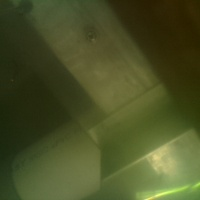
#> input picture 0test.jpg, 200 x 200 px
$ python oil_detection.py 0test.jpg   (Python 2 division)
#> lines starting #> are read from the running program, lines starting #| are printed output that depends on the picture; after the words box and inside, x2 and y2 are one past the last pixel; in counts of white or black regions, pixels touching at a corner belong together
import cv2
import sys
import numpy as np

def blackPercentage():
	count1=0
	count2=0
	for x in xrange(0, rows):
	    for y in xrange(0, cols):
	        if mask[x][y] == 255:
	        	count1+=1
	       	else:
	       		count2+=1

	print count2*100/(count1+count2)

	count1=0
	count2=0
	for x in xrange(0, rows):
	    for y in xrange(0, cols):
	        if mask2[x][y] == 255:
	        	count1+=1
	       	else:
	       		count2+=1

	return count2*100/(count1+count2)

def detectBoundaries():
	for x in xrange(0, cols):
		flag = -1
		for y in xrange(0, rows):
			if(mask_brick[y][x] == 255):
				# print y
				flag = y
				break
		if flag != -1:
			# print flag
			for z in xrange(0, flag-1):
				mask_brick[z][x] = 127
				mask[z][x] = 127

img = cv2.imread(sys.argv[1], 1) # load image, 1 means load in RGB format
#> img is the input picture: shape (200, 200, 3); mean B, G, R 38.3, 80, 73.7

hsv = cv2.cvtColor(img, cv2.COLOR_BGR2HSV) # convert to hsv
#> hsv: shape (200, 200, 3); mean H, S, V 34.4, 145.3, 81.1

lower_range = np.array([0, 0, 150], dtype=np.uint8) #lower bound of color to detect
upper_range = np.array([255, 70, 255], dtype=np.uint8) #upper bound of color to detect

lower_range_brick_color = np.array([0, 100, 100], dtype=np.uint8) #lower bound of brick color to detect
upper_range_brick_color = np.array([32, 255, 255], dtype=np.uint8) #upper bound of brick color to detect

#create a mask for the image
mask = cv2.inRange(hsv, lower_range, upper_range)
#> mask: shape (200, 200); every value is 0
mask2 = cv2.inRange(hsv, lower_range, upper_range)
mask_brick = cv2.inRange(hsv, lower_range_brick_color, upper_range_brick_color)
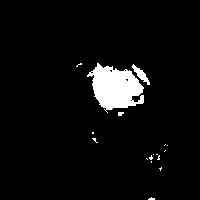
#> mask_brick: shape (200, 200); 4.9% white; 17 white regions (14 under 20 px), largest, box (x1, y1, x2, y2) and area: (87, 63, 144, 113) 1737, (132, 64, 150, 85) 129, (118, 112, 124, 116) 20
kernel = np.ones((3,3),np.uint8)
# [11 lines of commented-out code are left out]

rows = mask.shape[0]
#> rows = 200
cols = mask.shape[1]
#> cols = 200
print rows
#| 200
print cols
#| 200

detectBoundaries()
#> after the loop in detectBoundaries, `for x in xrange(0, cols):`:
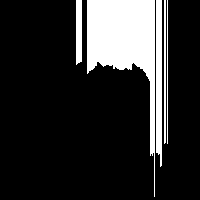
#> mask: shape (200, 200); values 0 (black) and 127 (white), 17.2% white; 5 white regions, box (x1, y1, x2, y2) and area: (87, 0, 155, 197) 5126, (156, 0, 162, 167) 948, (76, 0, 82, 65) 379, (164, 0, 166, 144) 287, (167, 0, 168, 144) 144
#> after the loop in detectBoundaries, `for x in xrange(0, cols):`:
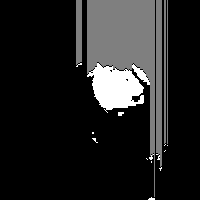
#> mask_brick: shape (200, 200); 17.21% of pixels changed, all inside (x1, y1, x2, y2) = (76, 0, 168, 197)

blackPercentage()
#| 100

cv2.namedWindow('oil', cv2.WINDOW_NORMAL)
cv2.resizeWindow('oil', 600, 600)
cv2.imshow('oil', mask)

cv2.namedWindow('oil_2', cv2.WINDOW_NORMAL)
cv2.resizeWindow('oil_2', 600, 600)
cv2.imshow('oil_2', mask2)

cv2.namedWindow('brick', cv2.WINDOW_NORMAL)
# cv2.resizeWindow('brick', 600, 600)
cv2.imshow('brick', mask_brick)

cv2.namedWindow('bgr', cv2.WINDOW_NORMAL)
# cv2.resizeWindow('bgr', 600, 600)
cv2.imshow('bgr', img)

cv2.waitKey(0)

cv2.destroyAllWindows()
